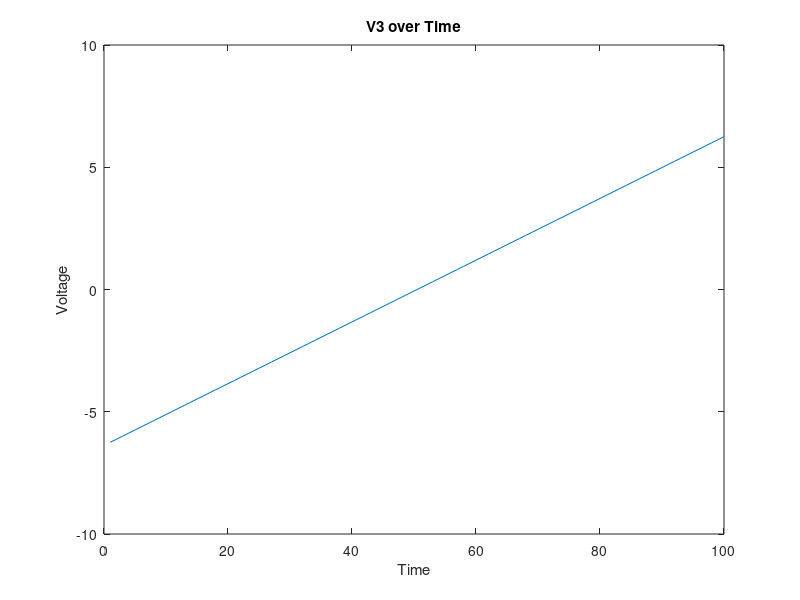
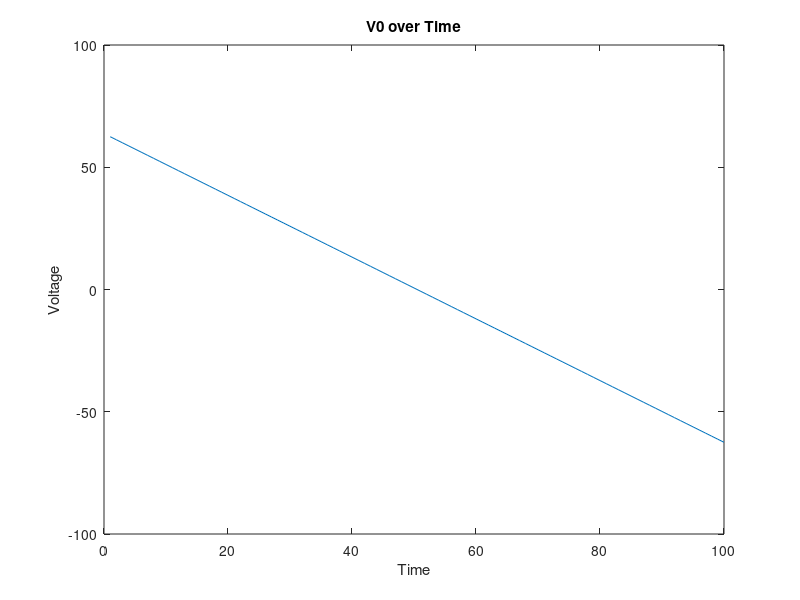
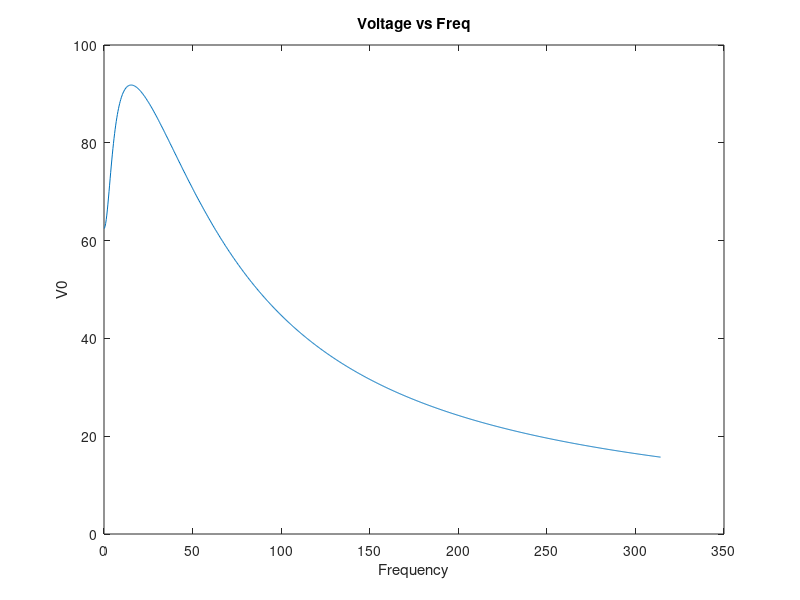
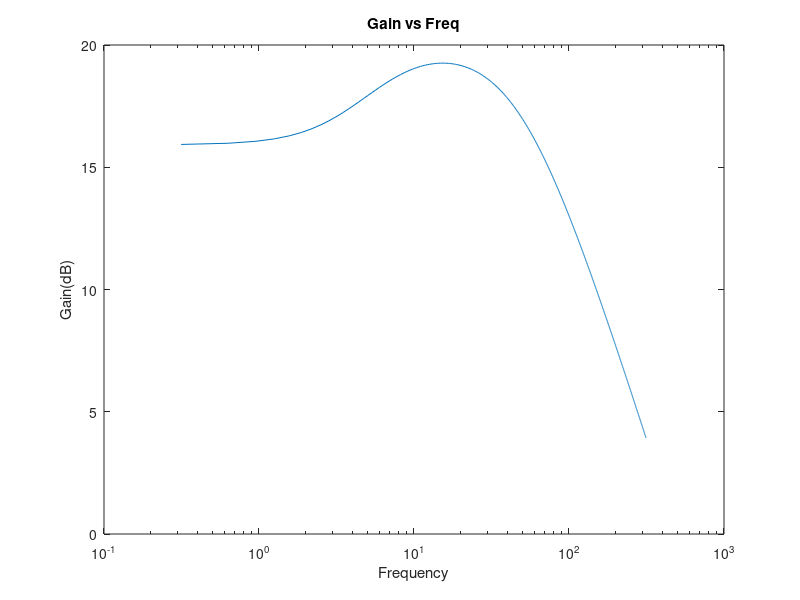

The MATLAB script that drew these images, in order:
clear all

G=zeros(8,8);
C=zeros(8,8);
F=zeros(8,1);
R1 = 1; 
R2=2;
R3=10;
R4=0.1;
R0=1000;
c=0.25;
L=0.2;
a = 100;

G(1,1)=1/R1;
G(1,2)=-1/R1;
G(2,1)=-1/R1;
G(2,2)=1/R1 +1/R2;
G(3,3)=1/R3;
G(4,4)=1/R4; 
G(4,5)=-1/R4;
G(5,4)=1/R4;
G(5,5)=1/R4 +1/R0;
G(6,1)=1;
G(7,2)=1;
G(7,3)=-1;
G(8,3)=-a/R3;
G(8,4)=1;
G(1,6)=1;
G(2,7)=1;
G(3,7)=-1;
G(4,8)=1;

C(1,1)=c;
C(1,2)=-c;
C(2,2)=c;
C(2,1)=-c;
C(7,7)=-L;

vin=linspace(-10,10,100);
V0=zeros(length(vin),1);
V3=zeros(length(vin),1);

for i=1:length(vin)
    F(6)=vin(i);
    V=G\F;
    V3(i)=V(3);
    V0(i)= V(5);
end 
figure(1)
plot(V3)
title('V3 over Time');
xlabel('Time')
ylabel('Voltage')
figure(2)
plot(V0)
title('V0 over Time');
xlabel('Time')
ylabel('Voltage')

f= linspace(0,50,1000);
V0 = zeros(length(f),1);
gain=zeros(length(f),1);
for i=1:length(f)
    S=1i*2*pi*f(i);
    V=inv((G+S.*C))*F;
    V0(i)=abs(V(5));
    gain(i) = 20*log10(abs(V(5))/abs(V(1)));
end 

figure(3)
plot(2*pi*f,V0);
xlabel('Frequency')
ylabel('V0')
title('Voltage vs Freq')

figure(4)
semilogx(2*pi*f, gain);
xlabel('Frequency')
ylabel('Gain(dB)')
title('Gain vs Freq');

V0=zeros(length(f),1);
gain=zeros(length(f),1);
for i=1:length(V0)
    p = randn()*0.05;
    C(1,1)=c*p;
    C(2,2)=c*p;
    C(1,2)=-c*p;
    C(2,1)=-c*p;
    s=2*pi;
    V=inv((G+S.*C))*F;
    V0(i)=abs(V(5));
    gain(i) = 20*log10(abs(V(5))/abs(V(1)));
end
figure;
hist(gain,80);
xlabel('Gain')
ylabel('Count')
title('Histogram of Gain')
